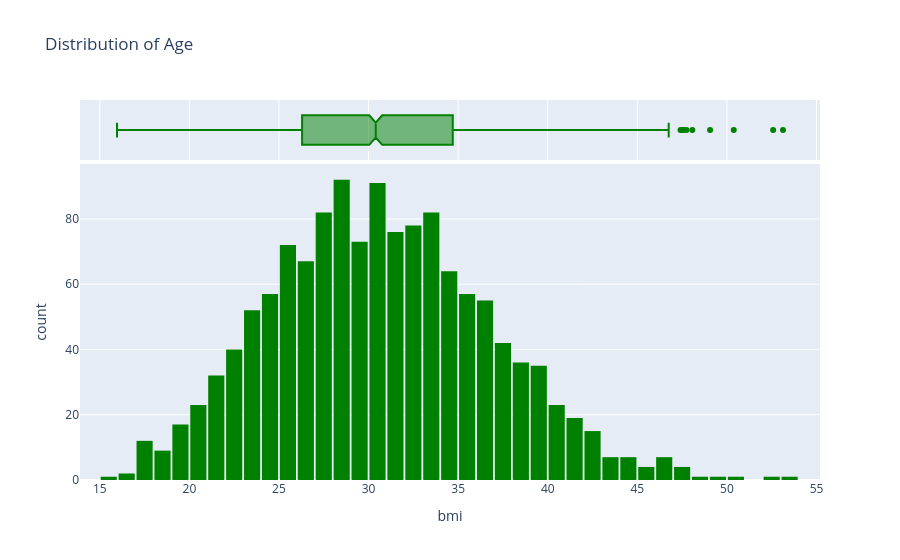

The code cell stored with this chart in its notebook:
### Code cell
fig = px.histogram(medical_data, 
                   x='bmi',
                   marginal='box',
                   color_discrete_sequence=['green'],
                   title='Distribution of Age')
fig.update_layout(bargap=0.1)
fig.show()

### Figure 1 — Plotly figure (JSON) as saved in the notebook; plotly's stock layout.template omitted (floating-point values rounded to 4 significant figures; data arrays with more than 128 entries replaced by an {"elided": "..."} marker saying what was removed)
{"data": [{"bingroup": "x", "hovertemplate": "bmi=%{x}<br>count=%{y}<extra></extra>", "legendgroup": "", "marker": {"color": "green", "pattern": {"shape": ""}}, "name": "", "orientation": "v", "showlegend": false, "type": "histogram", "x": {"elided": "1338 float values"}, "xaxis": "x", "yaxis": "y"}, {"hovertemplate": "bmi=%{x}<extra></extra>", "legendgroup": "", "marker": {"color": "green"}, "name": "", "notched": true, "showlegend": false, "type": "box", "x": {"elided": "1338 float values"}, "xaxis": "x2", "yaxis": "y2"}], "layout": {"bargap": 0.1, "barmode": "relative", "legend": {"tracegroupgap": 0}, "title": {"text": "Distribution of Age"}, "xaxis": {"anchor": "y", "domain": [0, 1], "title": {"text": "bmi"}}, "xaxis2": {"anchor": "y2", "domain": [0, 1], "matches": "x", "showgrid": true, "showticklabels": false}, "yaxis": {"anchor": "x", "domain": [0, 0.8316], "title": {"text": "count"}}, "yaxis2": {"anchor": "x2", "domain": [0.8416, 1], "matches": "y2", "showgrid": false, "showline": false, "showticklabels": false, "ticks": ""}}}
